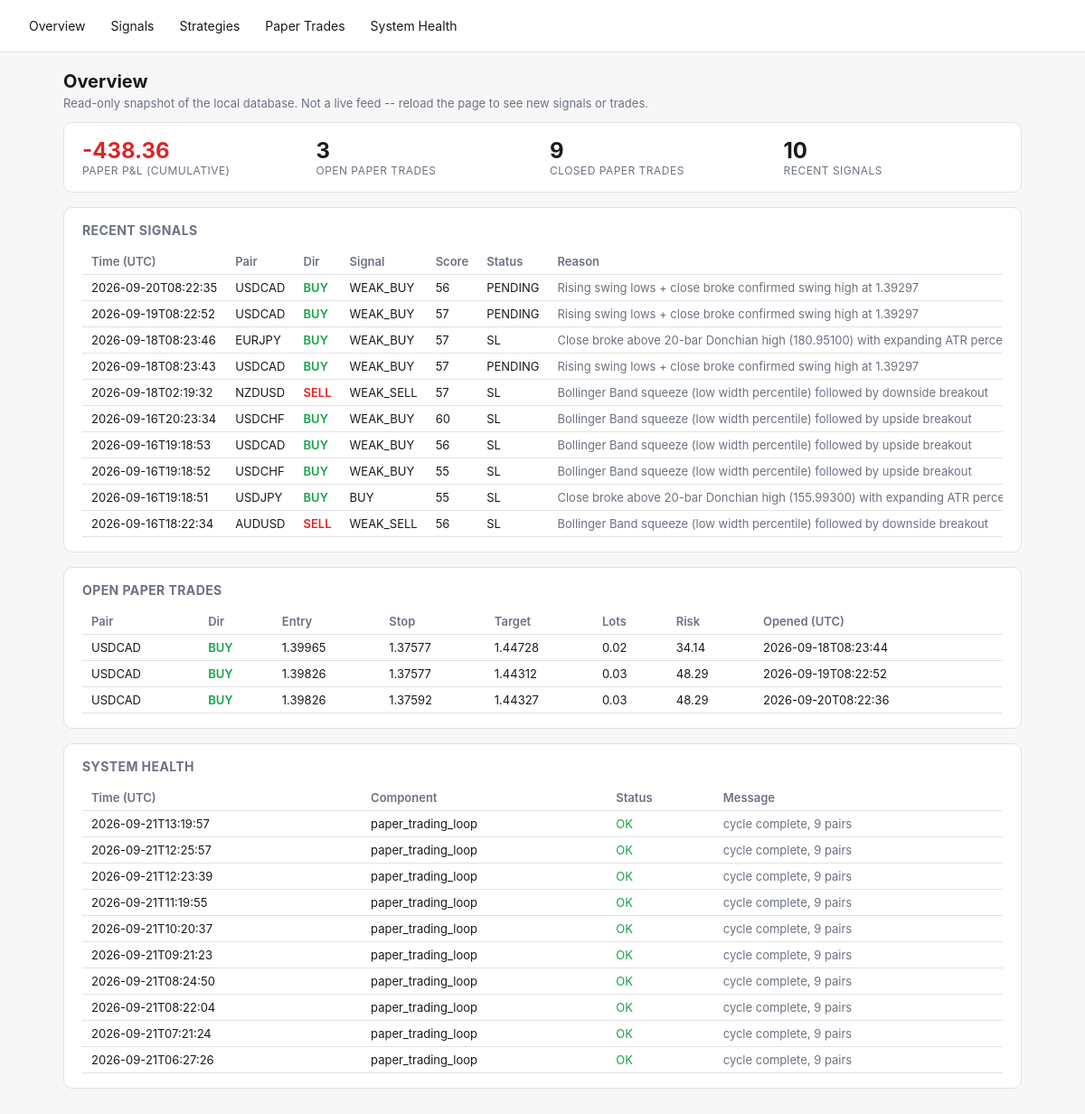
Before: / with the older database file.
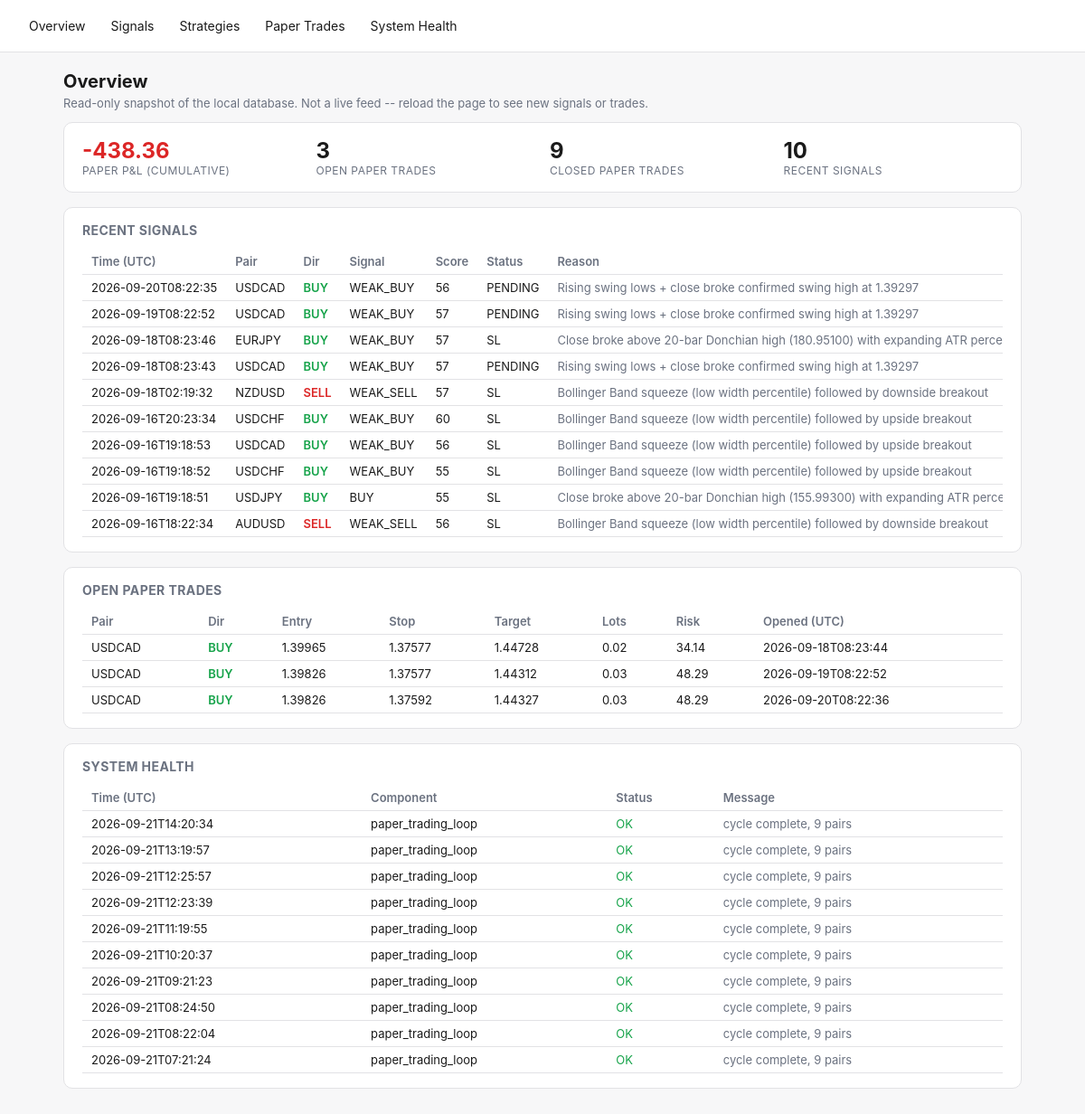
After: the same page with the newer database file.
### tables this page shows
CREATE TABLE signals (
    id TEXT PRIMARY KEY,
    pair TEXT NOT NULL,
    direction TEXT NOT NULL,
    overall_signal TEXT NOT NULL,
    score REAL NOT NULL,
    entry_low REAL, entry_high REAL, stop_loss REAL,
    take_profit_1 REAL, take_profit_2 REAL,
    spread_pips REAL,
    regime TEXT,
    strategies_agree_json TEXT,
    reason TEXT,
    status TEXT NOT NULL DEFAULT 'PENDING',
    created_at TEXT NOT NULL
, timeframe TEXT NOT NULL DEFAULT 'H4');

CREATE TABLE signal_outcomes (
    signal_id TEXT PRIMARY KEY REFERENCES signals(id),
    resolved_at TEXT,
    outcome TEXT,          -- TP | SL | EXPIRED | INVALIDATED
    exit_price REAL,
    pnl_r REAL
);

CREATE TABLE paper_trades (
    id INTEGER PRIMARY KEY AUTOINCREMENT,
    signal_id TEXT REFERENCES signals(id),
    pair TEXT NOT NULL,
    direction TEXT NOT NULL,
    entry_time TEXT NOT NULL,
    entry_price REAL NOT NULL,
    stop_loss REAL NOT NULL,
    take_profit REAL NOT NULL,
    lots REAL,                 -- position size at entry (fx_engine.position_sizing), if it could be computed
    risk_amount REAL,          -- dollar amount risked at entry, lots * stop_distance * pip_value
    exit_time TEXT,
    exit_price REAL,
    exit_reason TEXT,
    pnl_r REAL,
    pnl_amount REAL,           -- real dollar P&L = pnl_r * risk_amount (NULL if risk_amount unknown)
    created_at TEXT NOT NULL
, timeframe TEXT NOT NULL DEFAULT 'H4');

CREATE TABLE system_health (
    id INTEGER PRIMARY KEY AUTOINCREMENT,
    component TEXT NOT NULL,
    status TEXT NOT NULL,       -- OK | WARN | ERROR
    message TEXT,
    checked_at TEXT NOT NULL
);

### fx_engine/dashboard.py (the view)
    @app.route("/")
    def overview():
        d = get_db()
        signals = d.recent_signals(limit=10)
        health = d.recent_health(limit=10)
        open_trades = d.open_paper_trades()
        curve = d.paper_equity_curve()
        latest_equity = curve[-1]["cumulative"] if curve else 0.0
        return render_template(
            "overview.html", signals=signals, health=health, open_trades=open_trades,
            latest_equity=latest_equity, total_closed=len(curve),
        )

### fx_engine/db.py (called while the page is built)
    @contextmanager
    def _conn(self):
        conn = sqlite3.connect(self.path)
        conn.row_factory = sqlite3.Row
        try:
            yield conn
            conn.commit()
        finally:
            conn.close()

    def open_paper_trades(self) -> list[dict]:
        with self._conn() as conn:
            rows = conn.execute("SELECT * FROM paper_trades WHERE exit_time IS NULL").fetchall()
        return [dict(r) for r in rows]

    def recent_signals(self, limit: int = 50) -> list[dict]:
        with self._conn() as conn:
            rows = conn.execute(
                """SELECT s.*, o.outcome, o.pnl_r AS outcome_pnl_r, o.exit_price AS outcome_exit_price
                   FROM signals s LEFT JOIN signal_outcomes o ON o.signal_id = s.id
                   ORDER BY s.created_at DESC LIMIT ?""",
                (limit,),
            ).fetchall()
        return [dict(r) for r in rows]

    def paper_equity_curve(self) -> list[dict]:
        with self._conn() as conn:
            rows = conn.execute(
                """SELECT exit_time, pnl_amount FROM paper_trades
                   WHERE exit_time IS NOT NULL AND pnl_amount IS NOT NULL
                   ORDER BY exit_time ASC"""
            ).fetchall()
        cumulative = 0.0
        curve = []
        for r in rows:
            cumulative += r["pnl_amount"]
            curve.append({"exit_time": r["exit_time"], "pnl_amount": r["pnl_amount"], "cumulative": cumulative})
        return curve

    def recent_health(self, limit: int = 50) -> list[dict]:
        with self._conn() as conn:
            rows = conn.execute(
                "SELECT * FROM system_health ORDER BY id DESC LIMIT ?", (limit,),
            ).fetchall()
        return [dict(r) for r in rows]

### fx_engine/templates/overview.html (shortened to what this page needs)
{% extends "base.html" %}
{% block content %}
<h1>Overview</h1>
<p class="lede">Read-only snapshot of the local database. Not a live feed -- reload the page to see new signals or trades.</p>
<div class="card stat-row">
  <div class="stat">
    <div class="value" style="color:{{ 'var(--green)' if latest_equity >= 0 else 'var(--red)' }}">{{ "%.2f"|format(latest_equity) }}</div>
    <div class="label">Paper P&amp;L (cumulative)</div>
  </div>
  <div class="stat"><div class="value">{{ open_trades|length }}</div><div class="label">Open paper trades</div></div>
  <div class="stat"><div class="value">{{ total_closed }}</div><div class="label">Closed paper trades</div></div>
  <div class="stat"><div class="value">{{ signals|length }}</div><div class="label">Recent signals</div></div>
</div>
<div class="card">
  <h2>Recent Signals</h2>
  <div class="overflow">
  <table>
    <tr><th>Time (UTC)</th><th>Pair</th><th>Dir</th><th>Signal</th><th>Score</th><th>Status</th><th>Reason</th></tr>
    {% for s in signals %}
    <tr>
      <td>{{ s.created_at[:19] }}</td>
      <td>{{ s.pair }}</td>
      <td class="{{ 'buy' if s.direction=='BUY' else 'sell' }}">{{ s.direction }}</td>
      <td>{{ s.overall_signal }}</td>
      <td>{{ "%.0f"|format(s.score) }}</td>
      <td>{{ s.status }}</td>
      <td class="muted">{{ s.reason }}</td>
    </tr>
    {% else %}
    <tr><td colspan="7" class="muted">No signals yet -- run `python -m fx_engine.main signal-once` or `paper`.</td></tr>
    {% endfor %}
  </table>
  </div>
</div>
<div class="card">
  <h2>Open Paper Trades</h2>
  <div class="overflow">
  <table>
    <tr><th>Pair</th><th>Dir</th><th>Entry</th><th>Stop</th><th>Target</th><th>Lots</th><th>Risk</th><th>Opened (UTC)</th></tr>
    {% for t in open_trades %}
    <tr>
      <td>{{ t.pair }}</td>
      <td class="{{ 'buy' if t.direction=='BUY' else 'sell' }}">{{ t.direction }}</td>
      <td>{{ "%.5f"|format(t.entry_price) }}</td>
      <td>{{ "%.5f"|format(t.stop_loss) }}</td>
      <td>{{ "%.5f"|format(t.take_profit) }}</td>
      <td>{{ t.lots if t.lots is not none else "-" }}</td>
      <td>{{ "%.2f"|format(t.risk_amount) if t.risk_amount is not none else "-" }}</td>
      <td>{{ t.entry_time[:19] }}</td>
    </tr>
    {% else %}
    <tr><td colspan="8" class="muted">No open paper trades.</td></tr>
    {% endfor %}
  </table>
  </div>
</div>
<div class="card">
  <h2>System Health</h2>
  <div class="overflow">
  <table>
    <tr><th>Time (UTC)</th><th>Component</th><th>Status</th><th>Message</th></tr>
    {% for h in health %}
    <tr>
      <td>{{ h.checked_at[:19] }}</td>
      <td>{{ h.component }}</td>
      <td class="{{ 'ok' if h.status=='OK' else ('warn' if h.status=='WARN' else 'error') }}">{{ h.status }}</td>
      <td class="muted">{{ h.message }}</td>
    </tr>
    {% else %}
    <tr><td colspan="4" class="muted">No health checks logged yet.</td></tr>
    {% endfor %}
  </table>
  </div>
</div>
{% endblock %}

### fx_engine/templates/base.html (shortened to what this page needs)
<!doctype html>
<html lang="en">
<head>
</head>
<body>
<nav>
  <a href="{{ url_for('overview') }}">Overview</a>
  <a href="{{ url_for('signals_page') }}">Signals</a>
  <a href="{{ url_for('strategies_page') }}">Strategies</a>
  <a href="{{ url_for('paper_trades_page') }}">Paper Trades</a>
  <a href="{{ url_for('health_page') }}">System Health</a>
</nav>
<main>
{% block content %}{% endblock %}
</main>
</body>
</html>

### fx_engine/templates/base.html (style rules this page uses)
:root { --bg:#f7f7f8; --fg:#1a1a1a; --card:#ffffff; --border:#e2e2e5; --accent:#2563eb; --green:#16a34a; --red:#dc2626; --amber:#d97706; --muted:#6b7280; }
* { box-sizing: border-box; }
body { margin:0; font-family:-apple-system,BlinkMacSystemFont,"Segoe UI",sans-serif; background:var(--bg); color:var(--fg); }
nav { display:flex; gap:4px; padding:12px 20px; border-bottom:1px solid var(--border); background:var(--card); flex-wrap:wrap; }
nav a { color:var(--fg); text-decoration:none; padding:8px 12px; border-radius:6px; font-size:14px; }
main { padding:20px; max-width:1100px; margin:0 auto; }
.card { background:var(--card); border:1px solid var(--border); border-radius:10px; padding:16px 20px; margin-bottom:16px; }
table { width:100%; border-collapse:collapse; font-size:13px; }
th, td { text-align:left; padding:6px 10px; border-bottom:1px solid var(--border); white-space:nowrap; }
th { color:var(--muted); font-weight:600; }
.buy { color:var(--green); font-weight:600; }
.sell { color:var(--red); font-weight:600; }
.ok { color:var(--green); }
.muted { color:var(--muted); }
.stat-row { display:flex; gap:16px; flex-wrap:wrap; }
.stat { flex:1; min-width:140px; }
.stat .value { font-size:24px; font-weight:700; }
.stat .label { font-size:12px; color:var(--muted); text-transform:uppercase; letter-spacing:.04em; }
h1 { font-size:20px; margin:0 0 4px; }
h2 { font-size:14px; margin:0 0 12px; color:var(--muted); text-transform:uppercase; letter-spacing:.03em; }
p.lede { color:var(--muted); font-size:13px; margin-top:0; }
.overflow { overflow-x:auto; }

Changed rows visible on the page:
no longer on this page (row unchanged): system_health: checked_at "2026-09-21T06:27:26", component "paper_trading_loop", status "OK", message "cycle complete, 9 pairs"
added system_health: checked_at "2026-09-21T14:20:34", component "paper_trading_loop", status "OK", message "cycle complete, 9 pairs"
